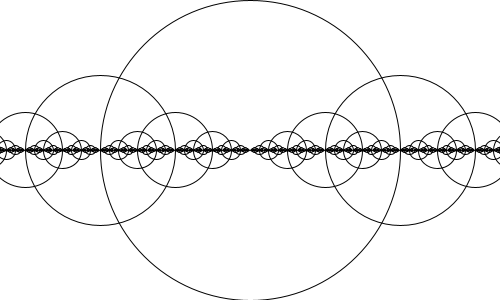
Frame 1 (no input)
Frame 60 (the mouse pressed at the canvas centre just before this capture): identical to frame 1, image omitted
Frame 120 (the mouse held since frame 60 and released just before this capture): identical to frame 1, image omitted

The Processing sketch that drew this single still picture (run headless with seeded random() and noise(); from frame 60 on, the mouse is pressed at the canvas centre):

// Processing sketch: Aufgabe_5
// ── Aufgabe_5.pde
void setup() {
  size(500, 300);
}

void draw() {
  background(255);
  stroke(0);
  noFill();
  zeichneKreis(width/2, height/2, 300);
}

void zeichneKreis(float x, float y, float radius) {
  ellipse(x, y, radius, radius);
  if (radius > 2) {
    zeichneKreis(x + radius/2, y, radius/2);
   zeichneKreis(x - radius/2, y, radius/2);
  }
}
